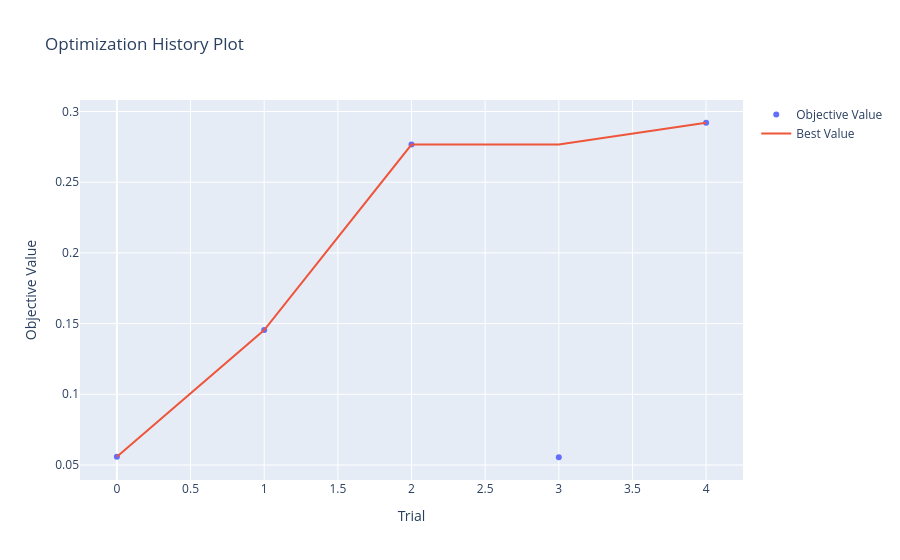

This figure's notebook cell:
### Markdown cell above
### ⚙️ Model Tuning with Optuna
We perform an automated Bayesian search to refine the LightGBM hyperparameters for maximum PR-AUC.

### Code cell
tuner = HyperparameterTuner(X_train.iloc[:5000], y_train.iloc[:5000], n_splits=2)
best_params = tuner.tune('lightgbm', n_trials=5)

print(f"\n✓ Tuning Complete. Best Params: {best_params}")
tuner.plot_optimization_history()

### Figure 1 — Plotly figure (JSON) as saved in the notebook; plotly's stock layout.template omitted (floating-point values rounded to 4 significant figures)
{"data": [{"mode": "markers", "name": "Objective Value", "type": "scatter", "x": [0, 1, 2, 3, 4], "y": [0.05577, 0.1454, 0.2766, 0.05546, 0.292]}, {"mode": "lines", "name": "Best Value", "type": "scatter", "x": [0, 1, 2, 3, 4], "y": [0.05577, 0.1454, 0.2766, 0.2766, 0.292]}, {"marker": {"color": "#cccccc"}, "mode": "markers", "name": "Infeasible Trial", "showlegend": false, "type": "scatter", "x": [], "y": []}], "layout": {"title": {"text": "Optimization History Plot"}, "xaxis": {"title": {"text": "Trial"}}, "yaxis": {"title": {"text": "Objective Value"}}}}
